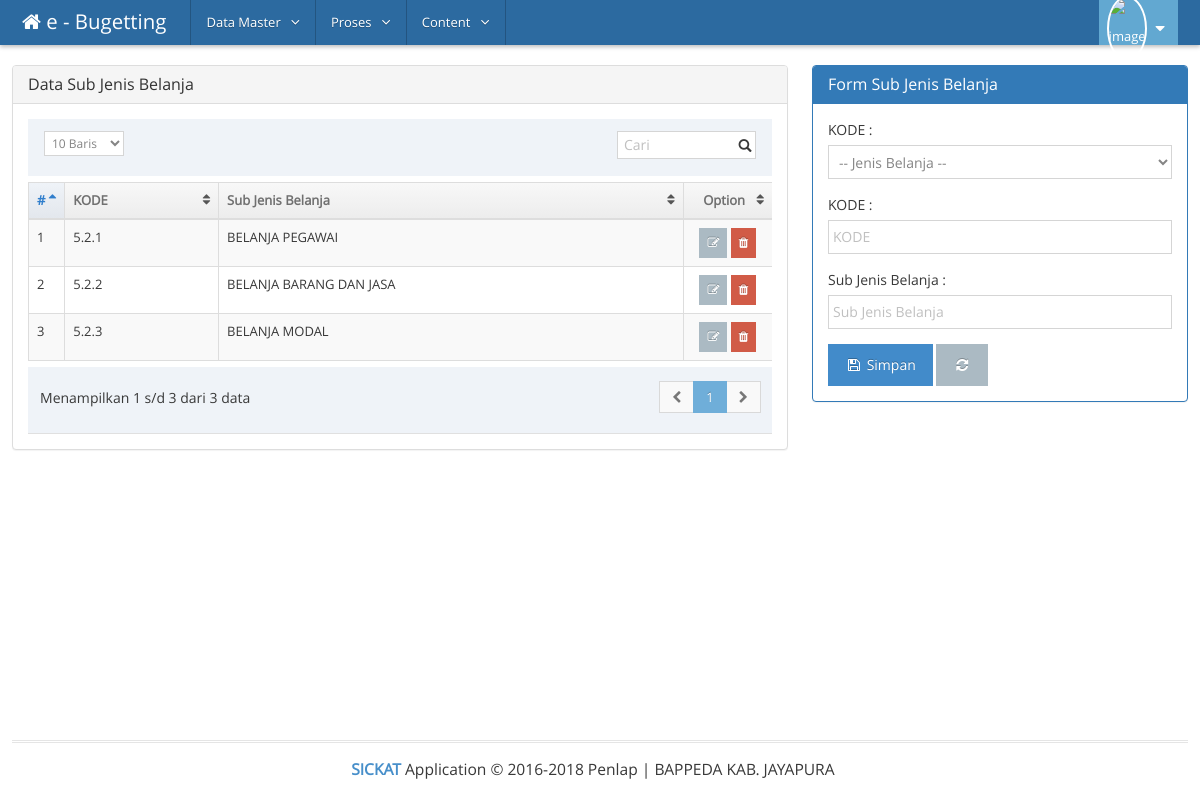
The page /index.php/sub_jenis_belanja on the database its author committed.
### tables this page shows
CREATE TABLE `sub_jenis_belanja` (
  `id_sub_jenis_belanja` int(14) NOT NULL,
  `id_jenis_belanja` int(14) NOT NULL,
  `kode_2` varchar(128) NOT NULL,
  `sub_jenis_belanja` varchar(128) NOT NULL
);

### application/libraries/Template.php (called while the page is built, shortened)
<?php
class Template {
		var $template_data = array();
		function set($name, $value)
		{
			$this->template_data[$name] = $value;
		}
		function load($template = '', $view = '' , $view_data = array(), $return = FALSE)
		{
			$this->CI =& get_instance();
			$this->set('contents', $this->CI->load->view($view, $view_data, TRUE));
			return $this->CI->load->view($template, $this->template_data, $return);
		}
}

### application/controllers/Sub_jenis_belanja.php (called while the page is built, shortened)
<?php
class Sub_jenis_belanja extends CI_controller{
	public function index()
	{
		$data['title'] = 'Data Barang | Sistem Inventory';
		$data['sub_j'] = $this->db->query("SELECT * FROM sub_jenis_belanja ORDER BY kode_2");
		$data['jenis_b'] = $this->db->query("SELECT * FROM jenis_belanja ORDER BY kode_1");
		$this->template->load('MasterLayout','Belanja/sub_jenis_belanja/main_sub_v',$data);
	}
}

### index.php (called while the page is built, shortened)
<?php
require_once BASEPATH.'core/CodeIgniter.php';

### application/views/Belanja/sub_jenis_belanja/sub_dt.php (the view, shortened to what this page needs)
<div class="panel panel-default">
  <div class="panel-heading">
    <h3 class="panel-title"> Data Sub Jenis Belanja</h3>
  </div>
  <div class="panel-body">
    <div class="mailbox-messages table-responsive">
      <table class="table table-bordered table-striped" id="sub">
        <thead>
            <tr>
                <th width="5%">#</th>
                <th>KODE</th>
                <th>Sub Jenis Belanja</th>
                <th class="text-center">Option</th>
            </tr>
        </thead>
        <tbody>
        <?php
            $no = 0;
            foreach($sub_j->result() as $r1){
                $no++;
        ?>
            <tr>
                <td><?php echo $no; ?></td>
                <td><?php echo $r1->kode_2 ?></td>
                <td><?php echo $r1->sub_jenis_belanja ?></td>
                <td class="text-center" width="12%">
                    <a href="javascript:;" class="btn btn-default btn-xs xtooltip" title="Edit"><i class="fa fa-edit" onclick="edit('<?php echo $r1->id_jenis_belanja ?>','<?php echo $r1->kode_2 ?>','<?php echo $r1->sub_jenis_belanja ?>')"></i></a>
                    <a href="<?php echo base_url() ?>sub_jenis_belanja/hapus_sub_jenis_belanja/<?php echo $r1->id_sub_jenis_belanja ?> " onclick="return confirm('Anda Yakin Ingin Menghapusnya ?')" class="btn btn-danger btn-xs xtooltip" title="Hapus"><i class="fa fa-trash"></i></a>
                </td>
            </tr>
        <?php
            }
        ?>
        </tbody>
      </table>
    </div>
  </div>
</div>

### rows shown on the page
sub_jenis_belanja: kode_2 "5.2.1", sub_jenis_belanja "BELANJA PEGAWAI"
sub_jenis_belanja: kode_2 "5.2.2", sub_jenis_belanja "BELANJA BARANG DAN JASA"
sub_jenis_belanja: kode_2 "5.2.3", sub_jenis_belanja "BELANJA MODAL"
